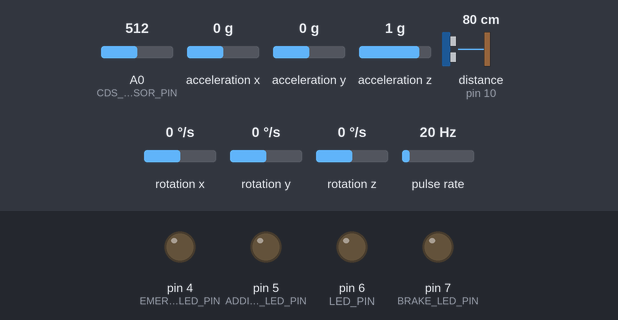
Bench run of a sketch on a simulated Arduino Leonardo, built with avr-gcc and run on an emulated ATmega32U4. Parts: output pins drawn as LEDs (lit = HIGH). Wiring (inferred from the names in the program): ultrasonic range finder: trigger pin 9; echo pin 10; pulse sensor: data pin 2. The test bench sets the inputs (shaded band); at power-on: A0 (CDS_SENSOR_PIN) = 512, acceleration x 0 g, acceleration y 0 g, pulse rate 20 Hz, acceleration z 1 g, distance to the obstacle (sensor on pin 10) 80 cm, rotation x 0 °/s, rotation y 0 °/s, rotation z 0 °/s. The echo pulse lasts 58.3 µs per cm; pins used as bus, display or sensor lines are not drawn; what the sketch prints to the serial monitor is not drawn.

Above: at 1.2 s.
1.3 s: A0 (CDS_SENSOR_PIN) set to 317
At 4.7 s:
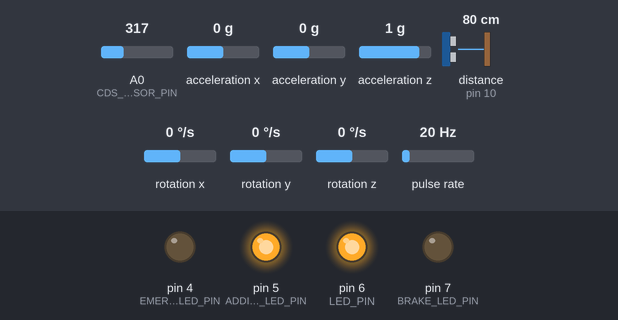
7.6 s: A0 (CDS_SENSOR_PIN) set to 285
At 10.5 s:
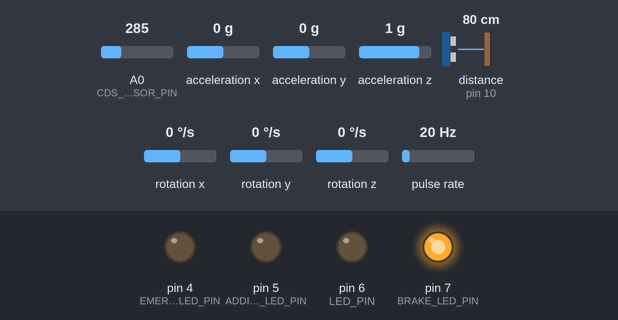
12.2 s: acceleration x set to -1.4 g
18.2 s: acceleration y set to -0.9 g
20.2 s: acceleration y set to -1.2 g
At 22.2 s:
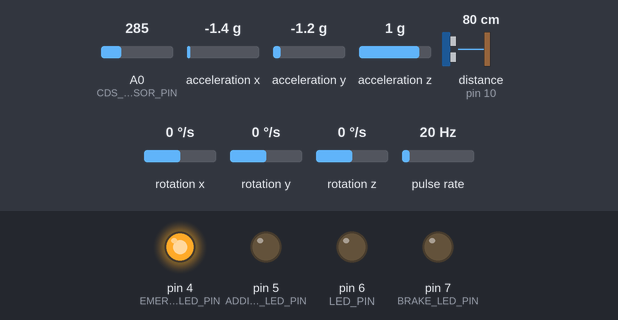
26.5 s: pulse rate (sensor on pin 2) set to 19 Hz
At 30.4 s:
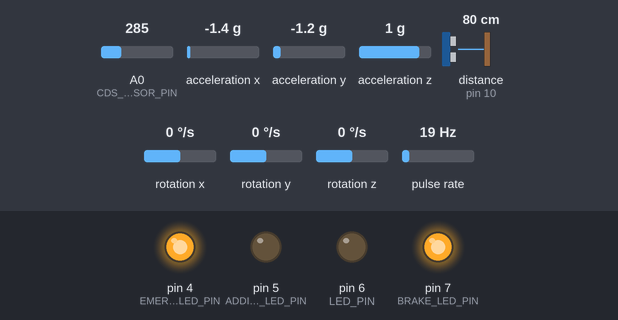
Timing chart, 0 to 33.8 s (numbered marks = the images above; inputs shaded):
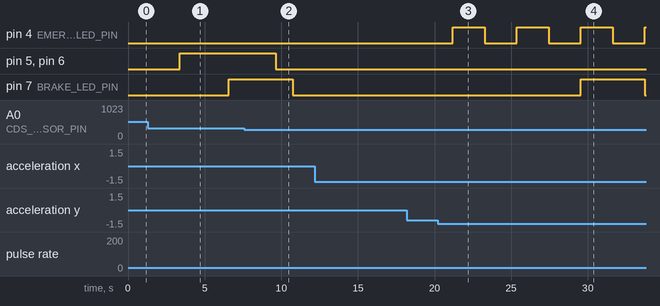

Measured:
- the behaviour switches between 301 and 300 on A0 (CDS_SENSOR_PIN) (found by bisection; images 1 and 2)
- the behaviour switches between -1 and -1.1 g on acceleration y (found by bisection; images 2 and 3)
- the behaviour switches between 20 and 19 Hz on pulse rate (sensor on pin 2) (found by bisection; images 3 and 4)
- after the input at 7.6 s, pin 5 (ADDITIONAL_LED_PIN), pin 6 (LED_PIN): HIGH → LOW after 2.0 s
- after the input at 12.2 s, every drawn part: stays the same
- after the input at 18.2 s, every drawn part: stays the same
- after the input at 20.2 s, pin 4 (EMERGENCY_LED_PIN): LOW → HIGH after 0.98 s, → LOW 2.1 s later, → HIGH 2.1 s later
- after the input at 26.5 s, pin 7 (BRAKE_LED_PIN): LOW → HIGH after 3.0 s, → LOW 4.2 s later

The sketch:

opt_logic.ino
```cpp
#include <Wire.h> // I2C 통신용 헤더 (SDA/SCL 통신)
#include <MPU6050.h>  // 가속도/자이로 센서 제어용 라이브러리

#define BT_SERIAL Serial1    // 외부 장치용 추가 UART 포트

#define TRIG_PIN 9            // 초음파 센서 (신호 출력 핀)
#define ECHO_PIN 10           // 초음파 센서 (거리 입력 핀)
#define WARNING_DISTANCE 2000   // 거리 임계 값 2m 이내 감지 시 경고

#define CDS_SENSOR_PIN A0     // CDS 센서 아날로그 입력 핀

#define HALL_SENSOR_PIN 2     // 휠 회전 RPM 측정
#define BRAKE_LED_PIN 7       // 속도 감소 감지 시 점등

#define EMERGENCY_LED_PIN 4   // 사고 감지 시 점멸
#define ADDITIONAL_LED_PIN 5  // 전조등
#define LED_PIN 6             // 후미등

// 배정밀도(double)는 8byte 만큼의 메모리 공간 점유
// 따라서 4byte 크기의 float 자료형을 사용 (굳이 double 필요 없음)

MPU6050 mpu;  // MPU6050 센서의 객체(맴버가 아직 메모리에 할당된 건 아님) 선언

// 시간 관리용
const unsigned long SENSOR_UPDATE_INTERVAL = 500; // 센서 신호 갱신 주기 (0.5초)
unsigned long lastUpdateTime = 0;                 // 일반 센서 마지막 갱신 시각
unsigned long lastMpuUpdateTime = 0;              // MPU6050 마지막 분석 시각
unsigned long lastSpeedUpdateTime = 0;            // 속도 계산 마지막 수행 시각
unsigned long accidentStartTime = 0;              // 사고 조건 충족 후 경과 시간 계산용 시작 시각
unsigned long brakeLightOnTime = 0;               // 브레이크 LED 점등 시작 시각
unsigned long lastEmergencyBlinkTime = 0;         // 비상등 마지막 점멸 전환 시각

// 사고 발생 관련
const unsigned long MPU_UPDATE_INTERVAL = 500;       // 가속도/자이로 센서 데이터 분석 주기 (0.5초)
const float ACCEL_THRESHOLD = 2.0;                  // 충격 감지를 위한 가속도 임계 값 (중력 2g)
const float TILT_ANGLE_THRESHOLD = 45.0;             // 넘어짐 판단을 위한 기울기 각도 (45도)
const unsigned long ACCIDENT_TIME_THRESHOLD = 20000; // 사고 상황 판단까지 소요되는 시간 (20초)
const unsigned long EMERGENCY_BLINK_INTERVAL = 1000; // 비상등 점멸 주기 (1초)
bool emergencyBlinkState = false;                    // 비상등 ON/OFF 상태 여부
bool isTilted = false;                               // 현재 기넘어짐 상태 여부
bool isImpactDetected = false;                       // 강한 충격 감지 여부
bool accidentDetected = false;                       // 최종적으로 사고로 판단 되었는지 여부

// 속도 관련
const float WHEEL_CIRCUMFERENCE = 2.1;            // 700c 기준 자전거 바퀴 둘레 (속도 계산용)

const unsigned long SPEED_UPDATE_INTERVAL = 500;  // 속도 계산 및 전송 주기 (0.5초)
float previousSpeed = 0;                          // 이전 속도 저장 (급감속 여부 판단용)
volatile float wheelRPM = 0;                      // 현재 휠 회전 수(RPM), 인터럽트 기반 계산값
volatile unsigned long lastWheelTime = 0;         // 휠 회전을 마지막으로 감지한 시간 (ISR에서 갱신)
const float BRAKE_THRESHOLD = 2.0;               // 브레이크등 점등 판단 (주행 속도가 2km 이상 감소)
const unsigned long BRAKE_LIGHT_DURATION = 4000;  // 브레이크등 점등 유지 시간 (4초)

// 오토라이트 관련
const int LIGHT_THRESHOLD = 300;                  // 이 값을 초과 시 라이트 점등

auto getAverageDistance() -> float;
auto measureDistance() -> float;
auto calculateSpeed() -> float;
void sendSensorData(const String&, float);
void analyzeMPU6050(unsigned long);
void wheelRotationDetected();

// 전원 입력 or 리셋 시에만 딱 한 번 실행되는 함수 (하드웨어 초기화)
void setup() {
  Serial.begin(9600);    // MCU와 하드웨어 모듈 및 센서들 간 통신 속도 (초당 9600bit 데이터 전송)
  BT_SERIAL.begin(9600); // MCU와 BLE(HM-10) 간 유선 통신 속도

  // 상단에 선언된 메크로 상수에서 사용할 핀 번호의 용도를 지정 (INPUT/OUTPUT)
  pinMode(TRIG_PIN, OUTPUT);  // 자전거 후방으로 초음파 신호를 발사 (OUTPUT)
  pinMode(ECHO_PIN, INPUT);   // 사물에 반사된 신호를 수신 (INPUT)
  pinMode(LED_PIN, OUTPUT);
  pinMode(HALL_SENSOR_PIN, INPUT_PULLUP);
  pinMode(BRAKE_LED_PIN, OUTPUT);
  pinMode(EMERGENCY_LED_PIN, OUTPUT);
  pinMode(ADDITIONAL_LED_PIN, OUTPUT);

  Wire.begin();     // Wire 인스턴스 (MPU 보드를 I2C Master 보드로 설정 후 SDA/SCL 핀을 통신 모드로 전환)
  mpu.initialize(); // 전원 절약을 위해 sleep 모드에 있는 MPU6050 센서를 깨우는 작업

  Serial.println(mpu.testConnection() ? "자이로 센서 연결 성공" : "자이로 센서 연결 실패");

  attachInterrupt(digitalPinToInterrupt(HALL_SENSOR_PIN), wheelRotationDetected, FALLING);
}

// 셋업 함수 이후 전원이 차단될 때까지 무한반복되는 함수
void loop() {
  // 여러 센서들이 마지막으로 데이터를 측정한 시간을 아래의 값을 통해 확인
  // ex) 센서 신호 갱신 주기가 0.5초인데 loop() 함수 순회 후 재시작 시점에 0.5가 되지 않았다면 sleep 상태 유지
  unsigned long currentTime = millis(); // 전원 인가 후 지난의 누적합을 ms 단위로 저장

  if (currentTime - lastUpdateTime >= SENSOR_UPDATE_INTERVAL) {

    lastUpdateTime = currentTime;

    float distance = getAverageDistance();
    // 정수형으로 캐스팅하여 불필요한 소수점 이하의 값은 버림
    sendSensorData("DISTANCE", static_cast<int>(distance));
    delay(100);

    bool warningState = (distance > 0 && distance <= WARNING_DISTANCE);
    sendSensorData("WARNING", warningState ? 1 : 0);
    delay(100);

    int lightValue = analogRead(CDS_SENSOR_PIN);
    sendSensorData("LIGHT", lightValue);
    delay(100);

    // 전후방 라이트의 마지막 상태 변화 시점을 저장
    static unsigned long lastLightChange = 0;

    // 자전거를 타고 이동 중 주변 밝기의 빈번한 변화로 인해 LED의 채터링 현상을 방지하기 위해
    // 2초의 가드 타임을 설정하여 불필요한 전력 소모를 줄이고 잦은 상태 변화에 따른 LED 소자의 수명 저하를 방지
    if (currentTime - lastLightChange > 2000) {
      if (lightValue > LIGHT_THRESHOLD) {
        digitalWrite(LED_PIN, HIGH);            // 주행 환경이 임계치 300보다 어둡다면 LED 점등
        digitalWrite(ADDITIONAL_LED_PIN, HIGH);
        sendSensorData("LED", 1);
      } else {
        digitalWrite(LED_PIN, LOW);             // 300보다 밝다면 LED 소등
        digitalWrite(ADDITIONAL_LED_PIN, LOW);
        sendSensorData("LED", 0);
      }
      lastLightChange = currentTime;
    }
    delay(100);
  }

  if (currentTime - lastMpuUpdateTime >= MPU_UPDATE_INTERVAL) {
    lastMpuUpdateTime = currentTime;
    analyzeMPU6050(currentTime);
  }

  if (currentTime - lastSpeedUpdateTime >= SPEED_UPDATE_INTERVAL) {
    lastSpeedUpdateTime = currentTime;

    float currentSpeed = calculateSpeed();
    sendSensorData("SPEED", currentSpeed);

    static bool brakeActive = false;
    static bool initialized = false;

    if (!initialized) {
      previousSpeed = currentSpeed;
      initialized = true;
    }

    float speedDrop = previousSpeed - currentSpeed;

    if (!brakeActive &&
      previousSpeed >= 5.0 &&
      currentSpeed >= 0.0 &&
      speedDrop >= BRAKE_THRESHOLD) {
      digitalWrite(BRAKE_LED_PIN, HIGH);
      brakeLightOnTime = currentTime;
      brakeActive = true;
      Serial.println("BRAKE ON");
    }

    if (brakeActive && (currentTime - brakeLightOnTime >= BRAKE_LIGHT_DURATION)) {
      digitalWrite(BRAKE_LED_PIN, LOW);
      brakeActive = false;
      Serial.println("BRAKE OFF");
    }

    previousSpeed = currentSpeed;
  }
  if (accidentDetected && isTilted) {
    if (millis() - lastEmergencyBlinkTime >= EMERGENCY_BLINK_INTERVAL) {
      emergencyBlinkState = !emergencyBlinkState;
      digitalWrite(EMERGENCY_LED_PIN, emergencyBlinkState ? HIGH : LOW);
      lastEmergencyBlinkTime = millis();
    }
  } else {
    // 사고 해제되면 비상등 OFF
    digitalWrite(EMERGENCY_LED_PIN, LOW);
    emergencyBlinkState = false;
  }
}

auto calculateSpeed() -> float {
  unsigned long currentTime = millis();

  if (currentTime - lastWheelTime > 2000) { wheelRPM = 0; }

  return (wheelRPM * WHEEL_CIRCUMFERENCE * 60.0) / 1000.0;
}

void wheelRotationDetected() {
  unsigned long currentTime = millis();
  unsigned long timeDifference = currentTime - lastWheelTime;

  if (timeDifference > 50) {
    wheelRPM = (60.0 / (timeDifference / 1000.0));
    lastWheelTime = currentTime;
  }
}

void sendSensorData(const String& key, float value) {
  // JSON 규격 key는 반드시 큰따옴표("")를 사용해 감싸야 됨 (그래서 이스케이프 시퀀스를 사용함)
  String jsonBuffer = "{\"" + key + "\":" + String(value, 1) + "}\n"; // String(value, 1) 소숫점 첫째 자리까지만 표시
  BT_SERIAL.print(jsonBuffer + "\n"); // 연동된 Android 스마트폰으로 데이터 전송
  Serial.println(jsonBuffer);         // HW 개발자 실시간 모니터링을 위해 시리얼 터미널에 출력
  delay(200);                         // 모듈이 데이터를 처리 후 전송할 수 있는 버퍼(여유) 2ms 제공 (너무 빨리 보내면 데이터가 깨질 수 있음)
}

void analyzeMPU6050(unsigned long currentTime) {
  int16_t ax, ay, az, gx, gy, gz;

  if (!mpu.testConnection()) return;

  mpu.getMotion6(&ax, &ay, &az, &gx, &gy, &gz);

  float accelX = ax / 16384.0, accelY = ay / 16384.0, accelZ = az / 16384.0;
  float totalAccel = sqrt(accelX * accelX + accelY * accelY + accelZ * accelZ);

  bool impactNow = (totalAccel > ACCEL_THRESHOLD);
  isImpactDetected = (impactNow) ? true : false;

  sendSensorData("IMPACT", isImpactDetected ? 1 : 0);
  delay(100);

  float tiltAngle = sqrt(pow(atan2(accelY, accelZ) * 180 / PI, 2) +
                         pow(atan2(accelX, accelZ) * 180 / PI, 2));

  sendSensorData("TILT", tiltAngle);
  delay(100);

  bool tiltNow = (tiltAngle > TILT_ANGLE_THRESHOLD);

  isTilted = (tiltNow) ? true : false;

  if (isTilted) { Serial.println("넘어짐 감지"); }

  if (isTilted && !tiltNow) {
    isTilted = false;
    accidentDetected = false;
    isImpactDetected = false;
    sendSensorData("ACCIDENT", 0);
    Serial.println("정상 주행 각도로 복귀 (사고 감지 해제)");
  }

  if (isTilted && isImpactDetected) {
    if (!accidentDetected) {
      accidentStartTime = currentTime;
      accidentDetected = true;
    } else if (currentTime - accidentStartTime >= ACCIDENT_TIME_THRESHOLD) {
      sendSensorData("ACCIDENT", 1);
      Serial.println("사고 발생 감지 (20초 이상 넘어진 상태 유지)");
    }
  }
}

auto measureDistance() -> float {
  static float lastValidDistance = 100; // 마지막 유효 거리 (초기 값은 1m)

  digitalWrite(TRIG_PIN, LOW);  // digitalWrite() -> TRIG_PIN 전압을 LOW(0V) 상태로 만들어 신호 종료
  delayMicroseconds(2);         // 전압이 완전히 0V가 되어 안정화될 때까지 대기
  digitalWrite(TRIG_PIN, HIGH); // 트리거 핀으로 전압을 가해 초음파를 발사할 준비 상태로 전환
  delayMicroseconds(10);        // 센서에서 명령을 인식할 수 있는 최소한의 시간 제공
  digitalWrite(TRIG_PIN, LOW);  // 명령 전달 종료 후 센서가 초음파를 발사했다면 핀 전압 인가 종료

  // 초음파 전송 이후 50ms 동안 echo 수신이 없을 시 후방에 사물이 없다고 판단 후 0 반환
  long duration = pulseIn(ECHO_PIN, HIGH, 50000);

  if (duration == 0) { return lastValidDistance; }

  float distance = (duration * 0.0343) / 2.0;

  // HC-SR04 센서는 저가형이라 최대 측정 거리가 4m (잘못된 측정 값을 필터링하기 위한 로직)
  // 이상한 값이 측정될 경우 마지막으로 측정된 사물과의 거리를 보내 앱에서 시도 때도 없이 잘못된
  // "후방 접근 감지" 경고 배너가 발생하지 않도록 하여 시스템이 죽거나 갑자기 튀지 않도록 방지
  if (distance > 400 || distance < 0) { return lastValidDistance; }

  lastValidDistance = distance; // DATA 섹션에 저장된 마지막 유효 측정 거리를 갱신

  return distance;  // 마지막 측정 거리를 반환
}

// 초음파 센서에서 수집된 거리 측정 데이터의 신뢰성 향상을 위한 필터링 & 평균화 작업 함수
auto getAverageDistance() -> float {
  float totalDistance = 0;
  int validSamples = 0;
  const int sampleCnt = 5;  // 표본화 작업 5번

  for (int i = 0; i < sampleCnt; i++) {
    float distance = measureDistance();
    if (distance != -1) {         // 측정된 거리가 -1이 아닐 시
      totalDistance += distance;  // 총 거리 + 현재 측정 거리
      validSamples++;             // 유효 측정 횟수 1회 증가
    }
    delay(10);                    // 0.1초 대기 후 재측정 (초음파 간 간섭 방지용)
  }
  // 유효 측정 횟수가 0번일 경우 -1 아니라면 측정된 총 거리 / 유효 측정 횟수
  return (validSamples == 0) ? -1 : totalDistance / validSamples;
}
```
